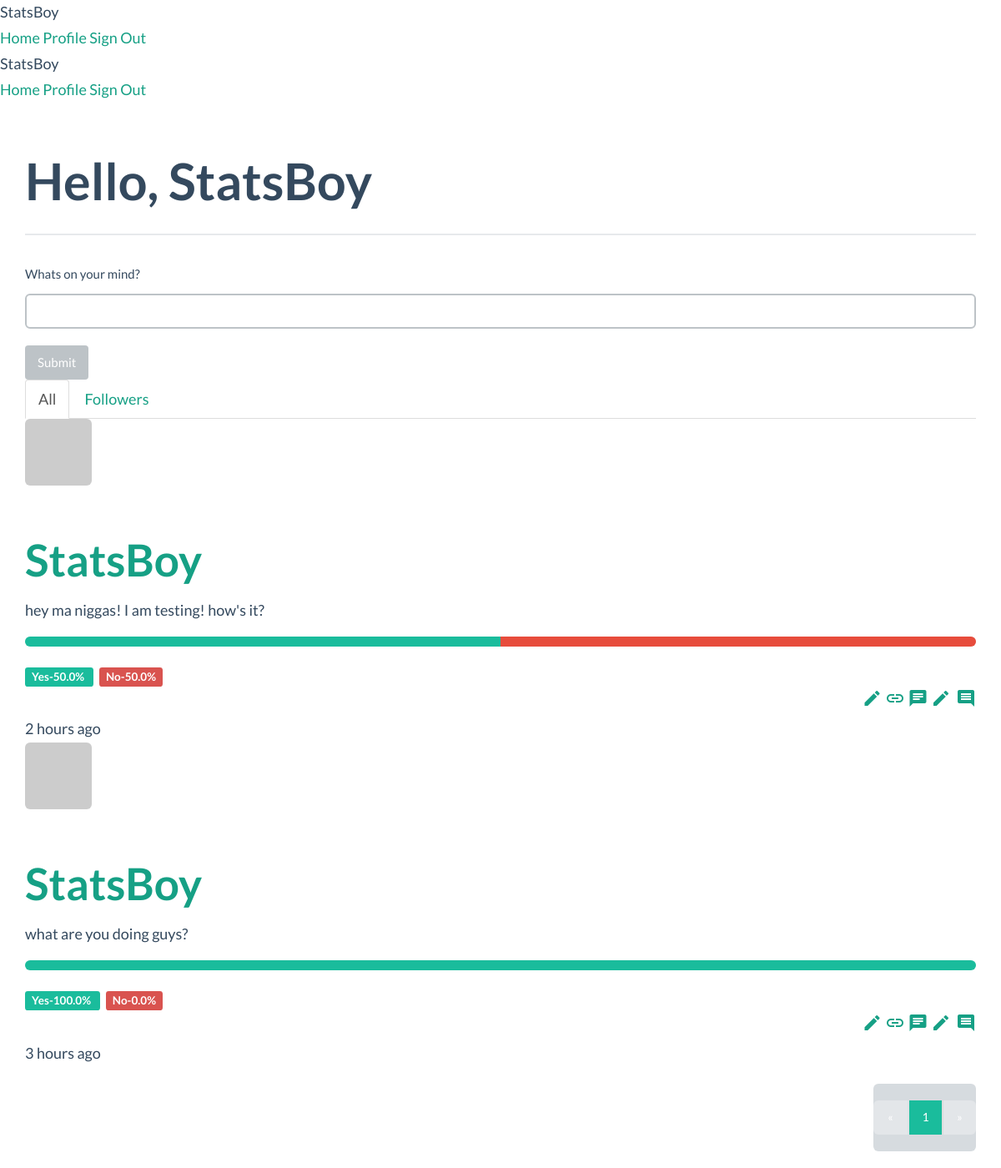
The page / (signed in) on the database its author committed.
### app/models.py (models this page shows, shortened)
class User(db.Model, UserMixin):
    __tablename__ = 'users'
    id = db.Column(db.Integer, primary_key=True)
    email= db.Column(db.String(64),unique=True,index=True)
    username = db.Column(db.String(64), unique=True, index=True)
    role_id = db.Column(db.Integer, db.ForeignKey('roles.id'))
    password_hash= db.Column(db.String(128))
    confirmed=db.Column(db.Boolean,default=False)
    name=db.Column(db.String(64))
    location=db.Column(db.String(64))
    about_me=db.Column(db.Text())
    member_since=db.Column(db.DateTime(),default=datetime.utcnow)
    last_seen=db.Column(db.DateTime(), default=datetime.utcnow)
    avatar_hash=db.Column(db.String(32))
    posts=db.relationship('Post',backref='author', lazy='dynamic')
    followed=db.relationship('Follow',foreign_keys=[Follow.follower_id],backref=db.backref('follower',lazy='joined'),lazy='dynamic',cascade='all,delete-orphan')
    followers=db.relationship('Follow',foreign_keys=[Follow.followed_id],backref=db.backref('followed',lazy='joined'),lazy='dynamic',cascade='all, delete-orphan')
    comments=db.relationship('Comment',backref='author',lazy='dynamic')
    answers=db.relationship('Answer',backref='advisor',lazy='dynamic')
    mood=db.Column(db.String(64))
    mood_changed=db.Column(db.DateTime())
    def has_answered(self,post):
        return self.answers.filter_by(post_id=post.id).first() is not None
    def gravatar(self,size=100,default='retro',rating='g'):
        if request.is_secure:
            url= 'https://secure.gravatar.com/avatar'
        else:
            url= 'http://www.gravatar.com/avatar'
        hash= self.avatar_hash or hashlib.md5(self.email.encode('utf-8')).hexdigest()
        return '{url}/{hash}?s={size}&d={default}&r={rating}'.format(url=url,hash=hash,size=size,default=default,rating=rating)
    def ping(self):
        self.last_seen =datetime.utcnow()
        db.session.add(self)
    def can(self,permissions):
        return self.role is not None and (self.role.permissions & permissions) == permissions
    @property
    def password(self):
        raise AttributeError('password is not a readable attribute.')

class Post(db.Model):
    __tablename__='posts'
    id=db.Column(db.Integer,primary_key=True)
    body=db.Column(db.Text)
    timestamp=db.Column(db.DateTime,index=True,default=datetime.utcnow)
    author_id=db.Column(db.Integer,db.ForeignKey('users.id'))
    body_html=db.Column(db.Text)
    comments=db.relationship('Comment',backref='post',lazy='dynamic')
    answers=db.relationship('Answer',backref='question',lazy='dynamic')

### app/main/views.py (the view)
@main.route('/',methods=['GET','POST'])
def index():
    form1=MoodForm()
    if current_user.can(Permission.WRITE_ARTICLES) and form1.validate_on_submit():
        current_user.mood=form1.mood.data
        current_user.mood_changed=datetime.utcnow()
        db.session.add(current_user)
        flash('Your mood has been set to '+current_user.mood)
        return redirect(url_for('.index'))
    form=PostForm()
    if current_user.can(Permission.WRITE_ARTICLES) and form.validate_on_submit():
        post=Post(body=form.body.data,author=current_user._get_current_object())
        db.session.add(post)
        return redirect(url_for('.index'))
    page= request.args.get('page',1,type=int)
    show_followed=False
    if current_user.is_authenticated():
        show_followed=bool(request.cookies.get('show_followed',''))
    if current_user.can(Permission.WRITE_ARTICLES) and (current_user.mood):
        a=divmod((datetime.utcnow()-current_user.mood_changed).days* 86400+ (datetime.utcnow()-current_user.mood_changed).seconds , 60)
    else:
        a=(0,1)
    if show_followed:
        query=current_user.followed_posts
    else:
        query=Post.query
    pagination=query.order_by(Post.timestamp.desc()).paginate(page,per_page=current_app.config['BLOGPOLE_POSTS_PER_PAGE'],error_out=False)
    posts=pagination.items
    return render_template('index.html',form=form,posts=posts,pagination=pagination,form1=form1,a=a)

### app/main/forms.py
class MoodForm(Form):
    mood=StringField("How's your mood?",validators=[Required()])
    submit=SubmitField('shoot your mood')

class PostForm(Form):
    body=PageDownField("Whats on your mind?",validators=[Required()])
    submit=SubmitField('Submit')

### app/auth/views.py (called while the page is built)
@auth.before_app_request
def before_request():
    if current_user.is_authenticated():
        current_user.ping()
        if not current_user.confirmed and request.endpoint[:5] !='auth.':
            return redirect(url_for('auth.unconfirmed'))

### app/main/__init__.py (called while the page is built)
@main.app_context_processor
def inject_permissions():
    return dict(Permission=Permission)

### app/models.py (called while the page is built)
@login_manager.user_loader
def load_user(user_id):
    return User.query.get(int(user_id))

### app/templates/index.html (shortened to what this page needs)
{% extends "base.html" %}
{% import "bootstrap/wtf.html" as wtf %}
{% import "_macros.html" as macros %}
{% block page_content %}
<div class="page-header">
  <h1>Hello,
  {% if current_user.is_authenticated() %}
  {{current_user.username}}
  {% else %}
  Buddy
  {% endif %}
</h1>
</div>
<div>
  {% if current_user.can(Permission.WRITE_ARTICLES) %}
  {{wtf.quick_form(form)}}
  <ul class="nav nav-tabs">
        <li{% if not show_followed %} class="active"{% endif %}><a href="{{ url_for('.show_all') }}">All</a></li>
        {% if current_user.is_authenticated %}
        <li{% if show_followed %} class="active"{% endif %}><a href="{{ url_for('.show_followed') }}">Followers</a></li>
        {% endif %}
</ul>
  {% include "_posts.html" %}
  <div class="pagination" style="align:right;">
    {{ macros.pagination_widget(pagination, '.index') }}
  </div>
  {% endif %}
</div>
{% endblock %}

### app/templates/_posts.html (shortened to what this page needs)
    {% for post in posts %}
            <div class="mdl-cell mdl-cell--12-col card-lesson mdl-card mdl-color--white mdl-shadow--2dp">
  <div class="mdl-card__title">
    <img class="img-rounded profile-thumbnail media-object" src="{{ post.author.gravatar(size=40) }}">&nbsp
    <h2 class="mdl-card__title-text"><a href="{{ url_for('.user', username=post.author.username) }}">{{ post.author.username }}</a></h2>
  </div>
  <div class="mdl-card__supporting-text">
    {% if post.body_html %}
  {{ post.body_html | safe }}
  {% else %}
  {{ post.body }}
  {% endif %}
  {% if current_user.has_answered(post)==True %}
  <div class="progress">
    <div class="progress-bar progress-bar-primary" style="width: {{ ((post.answers.filter_by(opinion=True).count())/(post.answers.count())*100)}}%;"></div>
    <div class="progress-bar progress-bar-danger" style="width:{{100-((post.answers.filter_by(opinion=True).count())/(post.answers.count())*100)}}% ;"></div>
  </div>
  <span class="label label-green">Yes-{{((post.answers.filter_by(opinion=True).count())/(post.answers.count())*100)}}% </span>&nbsp
  <span class="label label-danger">No-{{100-((post.answers.filter_by(opinion=True).count())/(post.answers.count())*100)}}% </span>
  {% endif %}
</div>
  <div class="mdl-card__actions mdl-card--border">
    <div class="mdl-grid">
  <div class="mdl-cell mdl-cell--6-col text-right">
    {% if current_user == post.author %}
    <a href="{{url_for('.edit',id=post.id)}}" class="material-icons mdl-badge mdl-badge--overlap">edit</a>
    {% elif current_user.is_administrator() %}
    <a href="{{url_for('.edit',id=post.id)}}" class="material-icons mdl-badge mdl-badge--overlap">border color</a>
    {% endif %}
    <a href="{{url_for('.post',id=post.id)}}" class="material-icons mdl-badge mdl-badge--overlap">link</a>
    <a href="{{ url_for('.post',id=post.id)}}#comments" class=" material-icons mdl-badge mdl-badge--overlap" data-badge="{{ post.comments.count()}}">chat</a>
    {% if current_user.can(Permission.MODERATE_COMMENTS) %}
    <a href="{{ url_for('.moderate')}}" class="material-icons mdl-badge mdl-badge--overlap">mode comment</a>
    {% endif %}
  </div>
  </div>
  <div class="mdl-card__menu">
   {{ moment(post.timestamp).fromNow()}}
 </div>
</div>
</div>
    {% endfor %}

### app/static/styles.css (style rules this page uses)
.label-green { background-color: #1abc9c; }
.pagination { float:right;; }

### rows shown on the page
User: username "StatsBoy"
Post: author.username "StatsBoy", body_html "hey ma niggas! I am testing! how's it?", answers "50.0", timestamp "2 hours ago"
Post: author.username "StatsBoy", body_html "what are you doing guys?", answers "100.0", answers "0.0", timestamp "3 hours ago"

### other values the page prints
{{ p }} "1"
